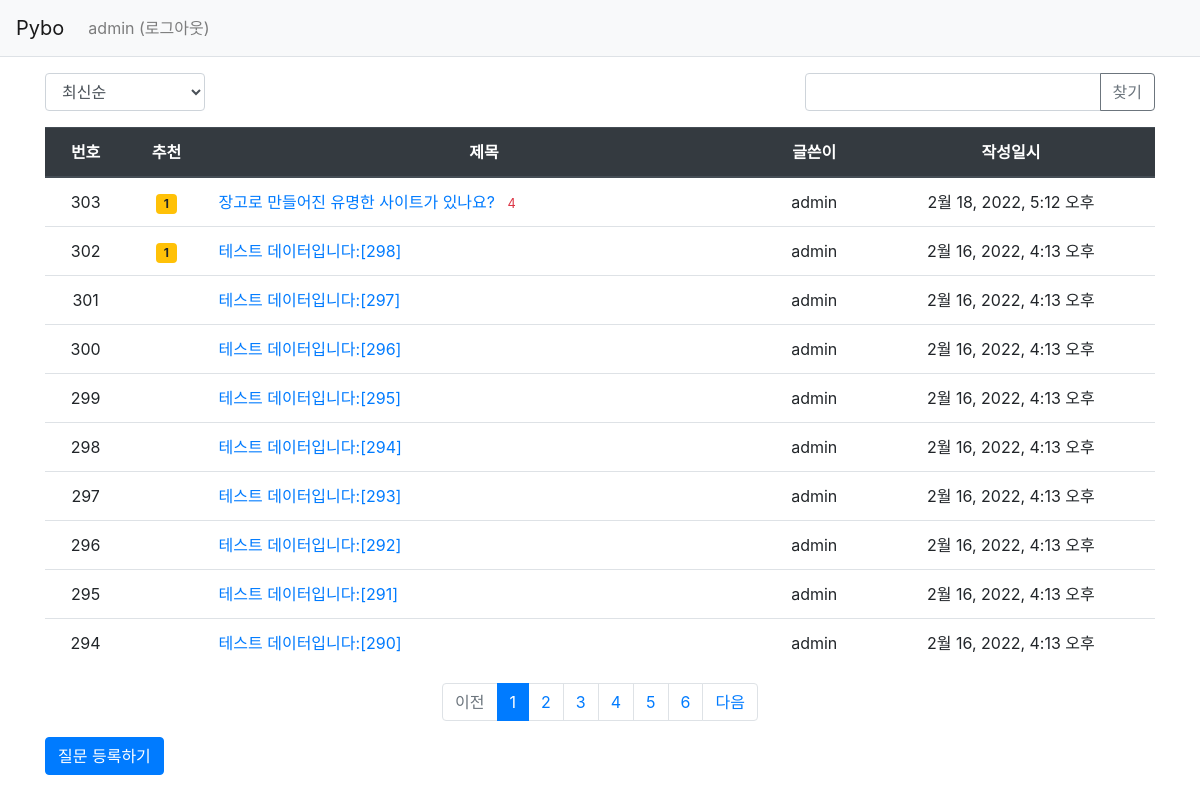
The app's page /pybo/ (signed in) with its own data.
### pybo/models.py (models this page shows, shortened)
class Question(models.Model):
    subject = models.CharField(max_length=200)
    content = models.TextField()
    create_date = models.DateTimeField()
    author = models.ForeignKey(User, on_delete=models.CASCADE, related_name='author_question')
    modify_date = models.DateTimeField(null=True, blank=True)
    voter = models.ManyToManyField(User, related_name='voter_question')  # 추천인 추가

### pybo/views/base_views.py (the view, shortened to what this page needs)
# urls.py: path('', base_views.index, name='index'),  # '/' 에 해당되는 path
def index(request):
    page = request.GET.get('page', '1')  # 페이지
    kw = request.GET.get('kw', '')  # 검색어
    so = request.GET.get('so', 'recent')  # 정렬기준
    if so == 'recommend':
        question_list = Question.objects.annotate(num_voter=Count('voter')).order_by('-num_voter', '-create_date')
    elif so == 'popular':
        question_list = Question.objects.annotate(num_answer=Count('answer')).order_by('-num_answer', '-create_date')
    else:  # recent
        question_list = Question.objects.order_by('-create_date')
    paginator = Paginator(question_list, 10)  # 페이지당 10개씩 보여주기
    page_obj = paginator.get_page(page)
    context = {'question_list': page_obj, 'page': page, 'kw': kw}
    return render(request, 'pybo/question_list.html', context)

### pybo/templatetags/pybo_filter.py (called while the page is built)
@register.filter
def sub(value, arg):
    return value - arg

### templates/pybo/question_list.html (shortened to what this page needs)
{% extends 'base.html' %}
{% load pybo_filter %}
{% block content %}
<div class="container my-3">
    <div class="row justify-content-between my-3">
        <div class="col-2">
            <select class="form-control so">
                <option value="recent" {% if so == 'recent' %}selected{% endif %}>최신순</option>
            </select>
        </div>
        <div class="col-4 input-group">
            <input type="text" class="form-control kw" value="{{ kw|default_if_none:'' }}">
            <div class="input-group-append">
                <button class="btn btn-outline-secondary" type="button" id="btn_search">찾기</button>
            </div>
        </div>
    </div>
    <table class="table">
        <thead>
        <tr class="text-center thead-dark">
            <th>번호</th>
            <th>추천</th>
            <th style="width:50%">제목</th>
            <th>글쓴이</th>
            <th>작성일시</th>
        </tr>
        </thead>
        <tbody>
        {% if question_list %}
        {% for question in question_list %}
        <tr class="text-center">
            <td>
                {{ question_list.paginator.count|sub:question_list.start_index|sub:forloop.counter0|add:1 }}
            </td>
            <td>
                {% if question.voter.all.count > 0 %}
                <span class="badge badge-warning px-2 py-1">{{ question.voter.all.count }}</span>
                {% endif %}
            </td>
            <td class="text-left">
                <a href="{% url 'pybo:detail' question.id %}">{{ question.subject }}</a>
                {% if question.answer_set.count > 0 %}
                <span class="text-danger small ml-2">{{ question.answer_set.count }}</span>
                {% endif %}
            </td>
            <td>{{ question.author.username }}</td>
            <td>{{ question.create_date }}</td>
        </tr>
        {% endfor %}
        {% else %}
        <tr>
            <td colspan="3">질문이 없습니다.</td>
        </tr>
        {% endif %}
        </tbody>
    </table>
    <ul class="pagination justify-content-center">
        {% if question_list.has_previous %}
        <li class="page-item">
            <a class="page-link" data-page="{{ question_list.previous_page_number }}" href="#">이전</a>
        </li>
        {% else %}
        <li class="page-item disabled">
            <a class="page-link" tabindex="-1" aria-disabled="true" href="#">이전</a>
        </li>
        {% endif %}
        {% for page_number in question_list.paginator.page_range %}
        {% if page_number >= question_list.number|add:-5 and page_number <= question_list.number|add:5 %}
            {% if page_number == question_list.number %}
            <li class="page-item active" aria-current="page">
                <a class="page-link" data-page="{{ page_number }}" href="#">{{ page_number }}</a>
            </li>
            {% else %}
            <li class="page-item">
                <a class="page-link" data-page="{{ page_number }}" href="#">{{ page_number }}</a>
            </li>
            {% endif %}
        {% endif %}
        {% endfor %}
        {% if question_list.has_next %}
        <li class="page-item">
            <a class="page-link" data-page="{{ question_list.next_page_number }}" href="#">다음</a>
        </li>
        {% else %}
        <li class="page-item disabled">
            <a class="page-link" tabindex="-1" aria-disabled="true" href="#">다음</a>
        </li>
        {% endif %}
    </ul>
    <a href="{% url 'pybo:question_create' %}" class="btn btn-primary">
        질문 등록하기
    </a>
</div>
{% endblock %}

### templates/navbar.html (shortened to what this page needs)
<nav class="navbar navbar-expand-lg navbar-light bg-light border-bottom">
    <a class="navbar-brand" href="{% url 'pybo:index' %}">Pybo</a>
    <div class="collapse navbar-collapse flex-grow-0" id="navbarNav">
        <ul class="navbar-nav">
            <li class="nav-item ">
            {% if user.is_authenticated %}
            <a class="nav-link" href="{% url 'common:logout' %}">{{ user.username }} (로그아웃)</a>
            {% else %}
                <a class="nav-link" href="{% url 'common:login' %}">로그인</a>
            {% endif %}
            </li>
        </ul>
    </div>
</nav>

### records on screen
Question: paginator.count|sub "303", voter.all.count "1", subject "장고로 만들어진 유명한 사이트가 있나요?", answer_set.count "4", author.username "admin", create_date "2월 18, 2022, 5:12 오후"
Question: paginator.count|sub "302", voter.all.count "1", subject "테스트 데이터입니다:[298]", author.username "admin", create_date "2월 16, 2022, 4:13 오후"
Question: paginator.count|sub "301", subject "테스트 데이터입니다:[297]", author.username "admin", create_date "2월 16, 2022, 4:13 오후"
Question: paginator.count|sub "300", subject "테스트 데이터입니다:[296]", author.username "admin", create_date "2월 16, 2022, 4:13 오후"
Question: paginator.count|sub "299", subject "테스트 데이터입니다:[295]", author.username "admin", create_date "2월 16, 2022, 4:13 오후"
Question: paginator.count|sub "298", subject "테스트 데이터입니다:[294]", author.username "admin", create_date "2월 16, 2022, 4:13 오후"
Question: paginator.count|sub "297", subject "테스트 데이터입니다:[293]", author.username "admin", create_date "2월 16, 2022, 4:13 오후"
Question: paginator.count|sub "296", subject "테스트 데이터입니다:[292]", author.username "admin", create_date "2월 16, 2022, 4:13 오후"
Question: paginator.count|sub "295", subject "테스트 데이터입니다:[291]", author.username "admin", create_date "2월 16, 2022, 4:13 오후"
Question: paginator.count|sub "294", subject "테스트 데이터입니다:[290]", author.username "admin", create_date "2월 16, 2022, 4:13 오후"

### other values on screen
{{ user.username }} "admin"
{{ page_number }} "1"
{{ page_number }} "2" "3" "4" "5" "6"
